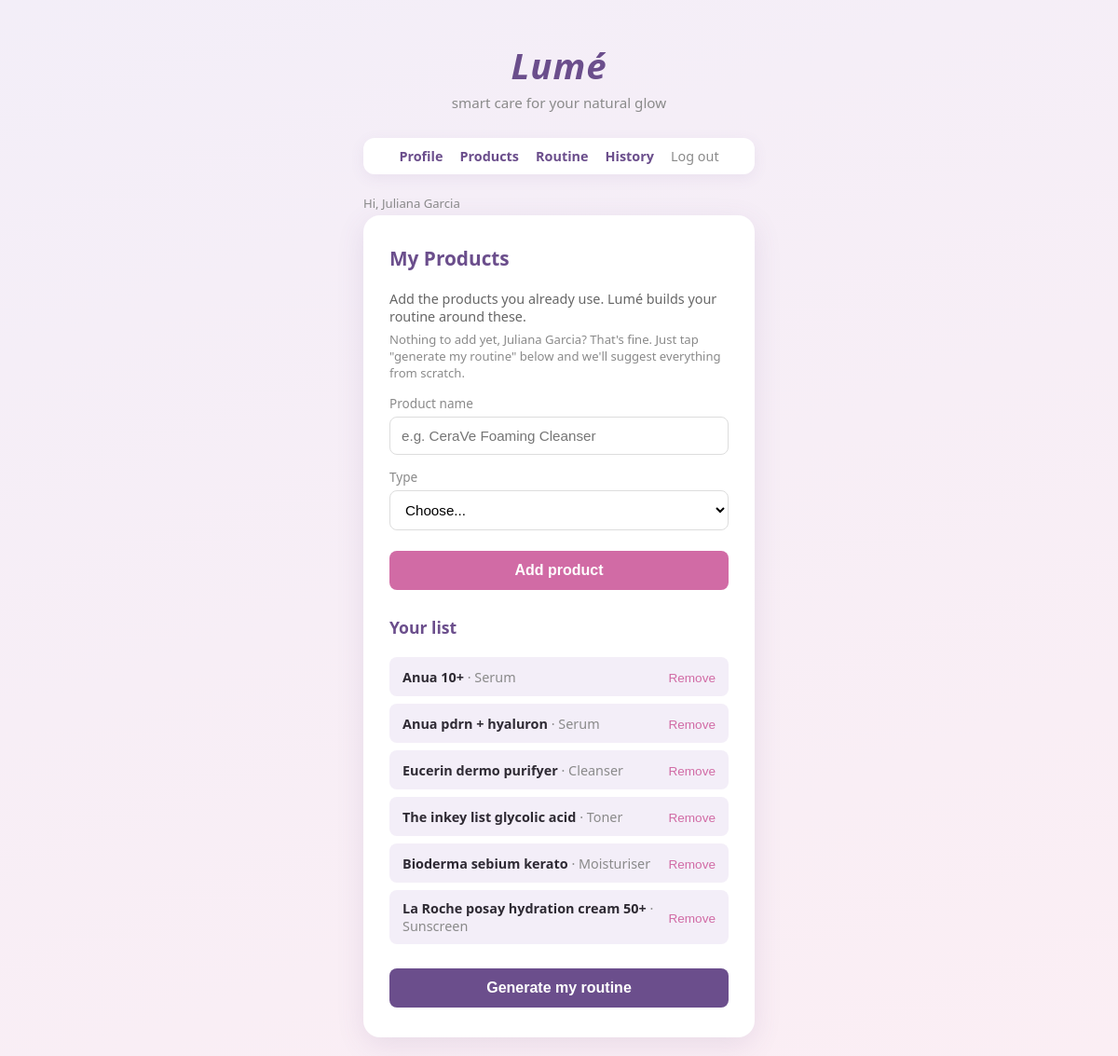
The page /products (signed in) on the database its author committed.
### tables this page shows
CREATE TABLE products (
            id INTEGER PRIMARY KEY AUTOINCREMENT,
            user_id INTEGER NOT NULL,
            name TEXT NOT NULL,
            type TEXT NOT NULL,
            FOREIGN KEY (user_id) REFERENCES users (id)
        );

### app.py (the view, shortened to what this page needs)
@app.route("/products", methods=["GET", "POST"])
def products():
    if "user_id" not in session:
        return redirect(url_for("login"))
    user_id = session["user_id"]
    user_products = database.get_products(user_id)
    return render_template("products.html", products=user_products, types=PRODUCT_TYPES)

### database.py (called while the page is built)
def get_connection():
    conn = sqlite3.connect(DB_NAME)
    conn.row_factory = sqlite3.Row
    return conn

def get_products(user_id):
    conn = get_connection()
    cur = conn.cursor()
    cur.execute("SELECT * FROM products WHERE user_id = ? ORDER BY id", (user_id,))
    products = cur.fetchall()
    conn.close()
    return products

### templates/products.html (shortened to what this page needs)
{% extends "base.html" %}
{% block content %}
<p style="width:100%;max-width:420px;color:#8A8A8A;font-size:0.82rem;margin-bottom:4px;">Hi, {{ session.name }}</p>
<div class="card">
    <h2>My Products</h2>
    <p style="color:#666;font-size:0.9rem;margin-bottom:6px;">
        Add the products you already use. Lumé builds your routine around these.
    </p>
    <p style="color:#8A8A8A;font-size:0.82rem;margin-bottom:6px;">
        Nothing to add yet, {{ session.name }}? That's fine. Just tap
        "generate my routine" below and we'll suggest everything from scratch.
    </p>
    <form method="POST" action="{{ url_for('products') }}" autocomplete="off">
        <label for="name">Product name</label>
        <input type="text" id="name" name="name"
               placeholder="e.g. CeraVe Foaming Cleanser">
        <label for="type">Type</label>
        <select id="type" name="type" required>
            <option value="">Choose...</option>
        </select>
        <button type="submit" class="btn">Add product</button>
    </form>
    <h2 style="margin-top:28px;font-size:1.1rem;">Your list</h2>
    {% if products %}
        {% for p in products %}
        <div style="display:flex;justify-content:space-between;align-items:center;
                    background:#F3EEF8;border-radius:8px;padding:10px 14px;margin-bottom:8px;">
            <span style="font-size:0.9rem;">
                <strong>{{ p.name }}</strong>
                <span style="color:#8A8A8A;"> · {{ p.type }}</span>
            </span>
            <form method="POST" action="{{ url_for('delete_product', product_id=p.id) }}"
                  style="margin:0;">
                <button type="submit"
                        style="background:none;border:none;color:#D16BA5;
                               cursor:pointer;font-size:0.85rem;">Remove</button>
            </form>
        </div>
        {% endfor %}
    {% else %}
        <p style="color:#8A8A8A;font-size:0.9rem;">
            You have not added any products yet.
        </p>
    {% endif %}
    <a href="{{ url_for('routine') }}">
        <button type="button" class="btn btn-secondary" style="margin-top:18px;">
            Generate my routine
        </button>
    </a>
</div>
{% endblock %}

### templates/base.html (shortened to what this page needs)
<!DOCTYPE html>
<html lang="en">
<head>
    <link rel="stylesheet" href="{{ url_for('static', filename='css/style.css') }}">
</head>
<body>
    <div class="brand">Lumé</div>
    <div class="tagline">smart care for your natural glow</div>
    {% if session.user_id %}
    <nav class="navbar">
        <a href="{{ url_for('profile') }}">Profile</a>
        <a href="{{ url_for('products') }}">Products</a>
        <a href="{{ url_for('routine') }}">Routine</a>
        <a href="{{ url_for('history') }}">History</a>
        <a href="{{ url_for('logout') }}" class="navbar-logout">Log out</a>
    </nav>
    {% endif %}
    {% block content %}{% endblock %}
</body>
</html>

### static/css/style.css (style rules this page uses)
:root { --lilac: #9B7EBD; --lilac-deep: #6B4E8C; --blush: #D16BA5; --blush-light: #FBEEF4; --lilac-light: #F3EEF8; --text: #2E2A33; --grey: #8A8A8A; }
* { box-sizing: border-box; margin: 0; padding: 0; }
body { font-family: 'Segoe UI', Tahoma, sans-serif; background: linear-gradient(160deg, var(--lilac-light), var(--blush-light)); color: var(--text); min-height: 100vh; display: flex; flex-direction: column; align-items: center; padding: 20px; }
.brand { font-size: 2.4rem; font-weight: bold; font-style: italic; color: var(--lilac-deep); margin: 24px 0 4px; letter-spacing: 1px; }
.tagline { color: var(--grey); font-size: 0.95rem; margin-bottom: 28px; text-align: center; }
.card { background: #fff; width: 100%; max-width: 420px; border-radius: 18px; padding: 32px 28px; box-shadow: 0 8px 30px rgba(107, 78, 140, 0.12); }
.card h2 { color: var(--lilac-deep); margin-bottom: 20px; font-size: 1.3rem; }
label { display: block; font-size: 0.85rem; color: var(--grey); margin: 14px 0 5px; }
input, select { width: 100%; padding: 11px 12px; border: 1px solid #ddd; border-radius: 8px; font-size: 0.95rem; background: #fff; }
.btn { width: 100%; margin-top: 22px; padding: 12px; border: none; border-radius: 8px; background: var(--blush); color: #fff; font-size: 1rem; font-weight: bold; cursor: pointer; transition: background 0.2s; }
.btn-secondary { background: var(--lilac-deep); }
.navbar { width: 100%; max-width: 420px; display: flex; justify-content: center; gap: 18px; flex-wrap: wrap; margin-bottom: 22px; padding: 10px 14px; background: #fff; border-radius: 12px; box-shadow: 0 4px 16px rgba(107, 78, 140, 0.08); }
.navbar a { color: var(--lilac-deep); text-decoration: none; font-size: 0.9rem; font-weight: bold; }
.navbar-logout { color: var(--grey) !important; font-weight: normal !important; }

### rows shown on the page
products: name "Anua 10+", type "Serum"
products: name "Anua pdrn + hyaluron", type "Serum"
products: name "Eucerin dermo purifyer", type "Cleanser"
products: name "The inkey list glycolic acid", type "Toner"
products: name "Bioderma sebium kerato", type "Moisturiser"
products: name "La Roche posay hydration cream 50+", type "Sunscreen"

### other values the page prints
{{ session.name }} "Juliana Garcia"
